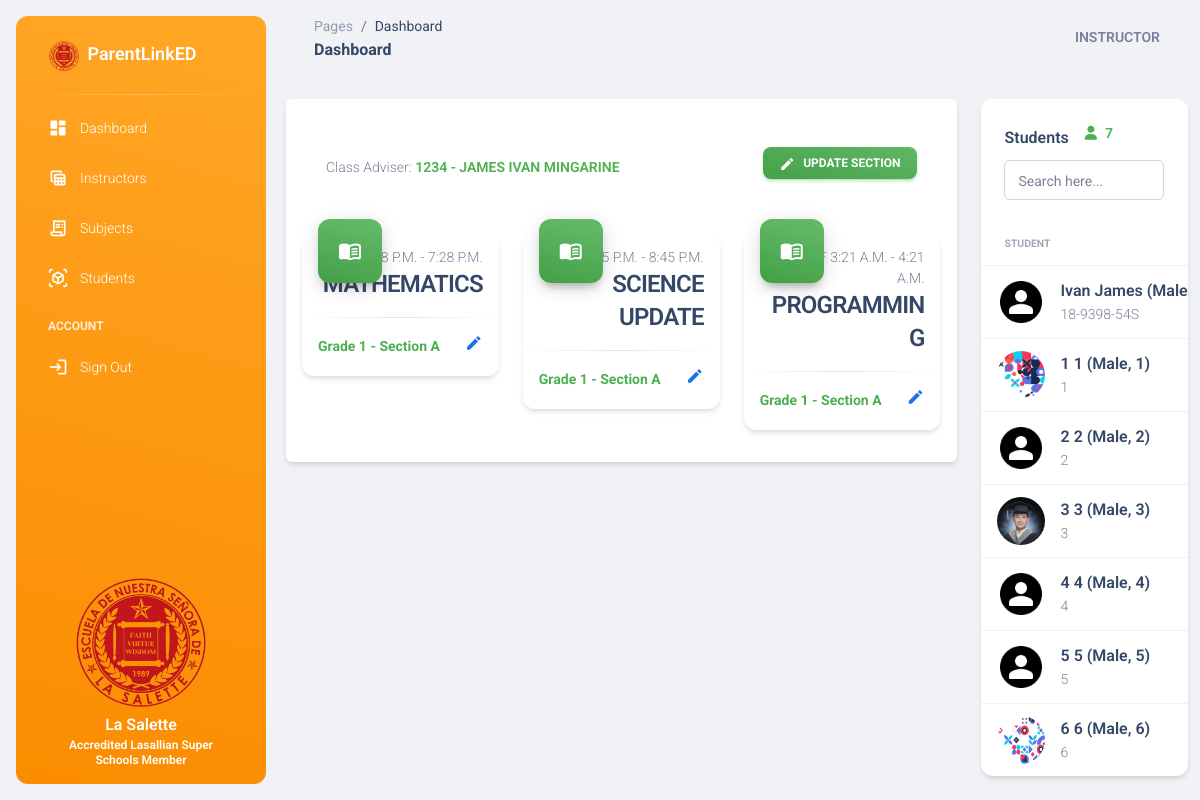
The app's page /section/grade-1-section-a/ (signed in), older data.
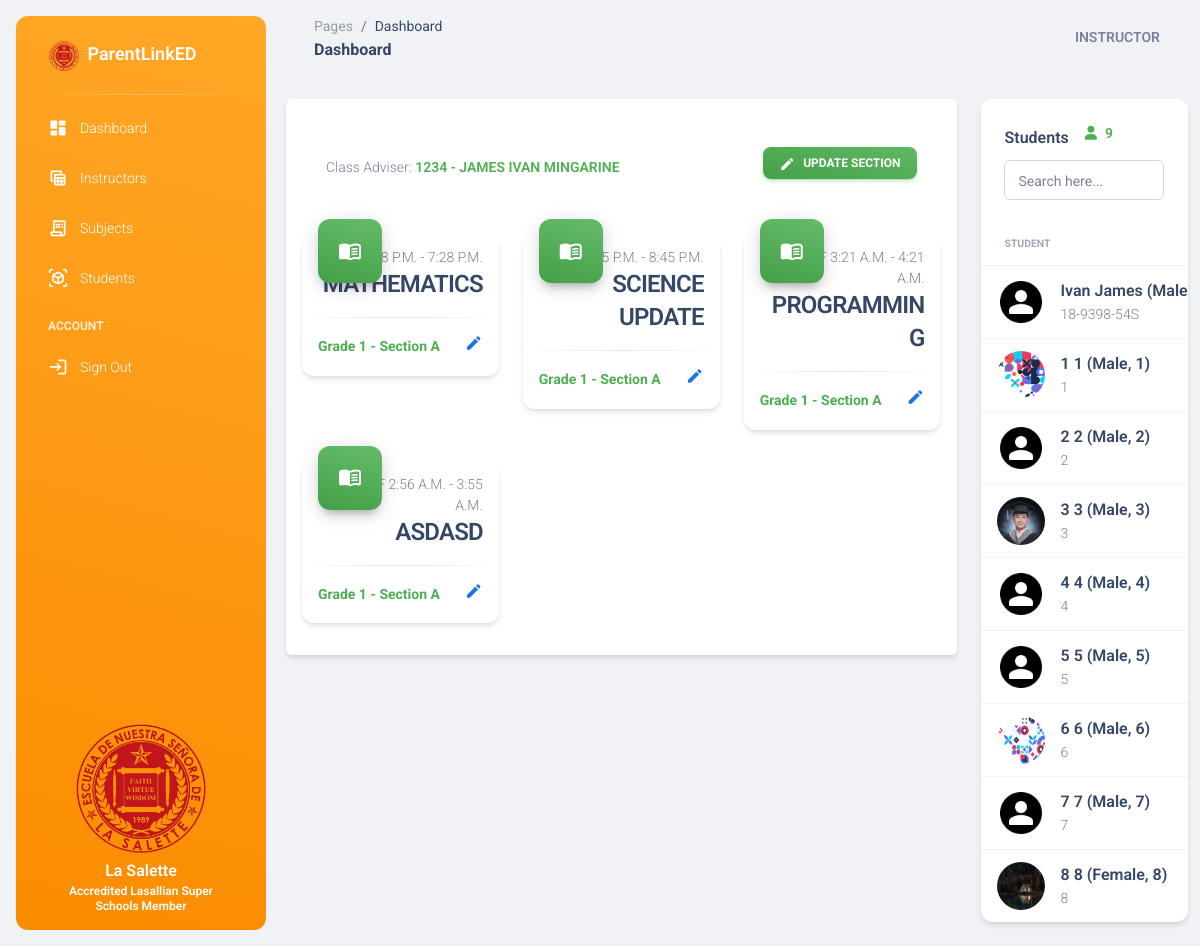
The same page, newer data.
### base/models.py (models this page shows, shortened)
class Subject(models.Model):
    name = models.CharField(max_length=100)
    subject_code = models.CharField(max_length=100, null=True, blank=True)
    description = models.TextField(blank=True, null=True)
    day = models.CharField(max_length=100)
    start_time = models.TimeField()
    end_time = models.TimeField()
    slug = models.SlugField(max_length=255, unique=True, null=True, blank=True)

class YearLevelSection(models.Model):
    year_levels = [
        ('Grade 1', 'Grade 1'),
        ('Grade 2', 'Grade 2'),
        ('Grade 3', 'Grade 3'),
        ('Grade 4', 'Grade 4'),
        ('Grade 5', 'Grade 5'),
        ('Grade 6', 'Grade 6'),
    ]
    year_level = models.CharField(max_length=10, choices=year_levels)
    section = models.CharField(max_length=10)
    subjects = models.ManyToManyField(Subject, null=True, blank=True, related_name='year_level_sections')
    instructor = models.ForeignKey(Instructor, on_delete=models.CASCADE, related_name='year_level_sections', null = True, blank = True)
    slug = models.SlugField(max_length=255, unique=True, null=True, blank=True)

class Student(models.Model):
    firstname = models.CharField(max_length=100)
    lastname = models.CharField(max_length=100)
    student_id = models.CharField(max_length=100, null = True, blank = True)
    avatar = models.ImageField(upload_to='avatars/', default = '/default_avatar.png', null = True, blank = True)
    gender = models.CharField(max_length=10, null = True, blank = True)
    age = models.IntegerField(null = True, blank = True)
    year_level_section = models.ForeignKey(YearLevelSection, on_delete=models.CASCADE, null=True, blank=True)
    date_created = models.DateTimeField(auto_now_add=True, null = True, blank = True)

class Instructor(models.Model):
    user = models.OneToOneField(User, on_delete=models.CASCADE)
    employee_id = models.CharField(max_length=100, null = True, blank = True)
    contact_number = models.CharField(max_length=11, null = True, blank = True)
    address = models.CharField(max_length=255, null = True, blank = True)
    avatar = models.ImageField(upload_to='avatars/', default = '/default_avatar.png', null = True, blank = True)
    date_created = models.DateTimeField(auto_now_add=True, null = True, blank = True)
    def __str__(self):
        return f"{self.employee_id} - {self.user.first_name} {self.user.last_name}"

### base/views.py (the view)
# urls.py: path('section/<slug:section_slug>/', views.section_detail, name='section_detail'),
@login_required
def section_detail(request, section_slug):
    year_level_section = get_object_or_404(YearLevelSection, slug=section_slug)
    subjects = year_level_section.subjects.all()
    students = year_level_section.student_set.all()
    grouped_sections = get_grouped_sections()
    context = {
        'year_level_section': year_level_section,
        'subjects': subjects,
        'students': students,
        'grouped_sections': grouped_sections
    }
    return render(request, 'base/admin/sections.html', context)

### base/views.py (called while the page is built)
def get_grouped_sections():
    year_level_sections = YearLevelSection.objects.annotate(student_count=Count('student')).order_by('id', 'section')
    grouped_sections = {}
    for section in year_level_sections:
        year_level = section.year_level
        if year_level not in grouped_sections:
            grouped_sections[year_level] = []
        grouped_sections[year_level].append(section)
    return grouped_sections

### base/templates/base/admin/sections.html (shortened to what the changed rows need)
{% extends 'base.html' %}
{% block content %}
<div class="row">
  <div class="col-lg-9 col-md-7 mb-md-0 mb-4">
    <div class="card rounded p-3">
      <div class="card-header d-flex flex-column flex-md-row justify-content-between align-items-start align-items-md-center">
        <p class="text-sm mb-0">
          {% if year_level_section.instructor %}
          <span class="font-weight-bold text-success text-uppercase"><a href="{% url 'instructor_detail' year_level_section.instructor.employee_id %}" class="text-success">{{ year_level_section.instructor }}</a></span>
          {% else %}
          <span class="font-weight-bold text-danger text-uppercase">No instructor assigned</span>
          {% endif %}
        </p>
      </div>
      <div class="row">
        {% if subjects %}
        {% for subj in subjects %}
        <div class="col-xl-4 col-sm-6 mb-xl-0 mt-3 mb-4">
          <div class="card mb-3">
            <div class="card-header p-3 pt-2">
              <div class="icon icon-lg icon-shape bg-gradient-success shadow-dark text-center border-radius-xl mt-n4 position-absolute">
                <i class="material-icons opacity-10">menu_book</i>
              </div>
              <div class="text-end pt-1">
                <p class="text-sm mb-0 text-capitalize">{{ subj.day}} {{ subj.start_time}} - {{ subj.end_time}}</p>
                <h4 class="mb-0 text-uppercase">{{subj.name}}</h4>
              </div>
            </div>
            <hr class="dark horizontal my-0">
            <div class="card-footer p-3 d-flex justify-content-between align-items-center">
              <p class="mb-0 text-sm text-capitalize"><span class="text-success text-sm font-weight-bolder">{{ year_level_section.year_level }} - {{ year_level_section.section }}</span></p>
              <a type="button" class="text-info" data-bs-toggle="modal" data-bs-target="#edit_subject"
                data-subject-id="{{ subj.id }}"
                data-subject-name="{{ subj.name }}"
                data-day="{{ subj.day }}"
                data-start-time="{{ subj.start_time|date:'H:i' }}"
                data-end-time="{{ subj.end_time|date:'H:i' }}"
                data-description="{{ subj.description }}">
                <i class="material-icons text-lg">edit</i>
              </a>
            </div>
          </div>
        </div>
        {% endfor %}
        {% else %}
        <p class="text-center">No subjects associated with this section</p>
        {% endif %}
      </div>
    </div>
  </div>
  <div class="col-lg-3 col-md-5 d-none d-md-block" id="students-sidebar">
    <div class="card">
      <div class="card-header d-flex flex-column flex-row justify-content-between">
        <div class="d-flex align-items-center mb-3 mb-md-0">
          <p class="text-sm">
            <a href="" class="" type="button">
              <span class="font-weight-bold text-success ms-1">
                <i class="fa fa-user mx-2"></i>{{ students.count }}
              </span>
            </a>
          </p>
        </div>
      </div>
      <div class="table-responsive" id="students-table">
        <table class="table align-items-center mb-0 mt-0">
          <thead>
            <tr>
              <th class="text-uppercase text-secondary text-xxs font-weight-bolder opacity-7">Student</th>
            </tr>
          </thead>
          <tbody id="student-table-body">
            {% for stud in students %}
            <tr>
              <td>
                <div class="d-flex px-2 py-1">
                  <div>
                    <img src="{{ stud.avatar.url }}" class="avatar avatar-md me-3">
                  </div>
                  <div class="d-flex flex-column justify-content-center">
                    <h6 class="mb-0 text-md"><a href="{% url 'student_profile' stud.student_id %}">{{ stud.firstname }} {{ stud.lastname}} ({{ stud.gender }}, {{ stud.age }}) </a></h6>
                    <p class="text-sm text-secondary mb-0">{{ stud.student_id }}</p>
                  </div>
                </div>
              </td>
            </tr>
            {% endfor %}
          </tbody>
        </table>
      </div>
    </div>
  </div>
</div>
{% endblock %}

Row changes from the older to the newer data that the page shows:
computed for YearLevelSection "Grade 1": count "7" → "9"
added Subject: day "M-W-F", start_time "2:56 A.m.", end_time "3:55 A.m.", name "ASDASD", {{ year_level_section.year_level }} "Grade 1", {{ year_level_section.section }} "Section A"
added Student: avatar (placeholder picture), firstname "7", lastname "7", gender "Male", age "7", student_id "7"
added Student: avatar (picture), firstname "8", lastname "8", gender "Female", age "8", student_id "8"
